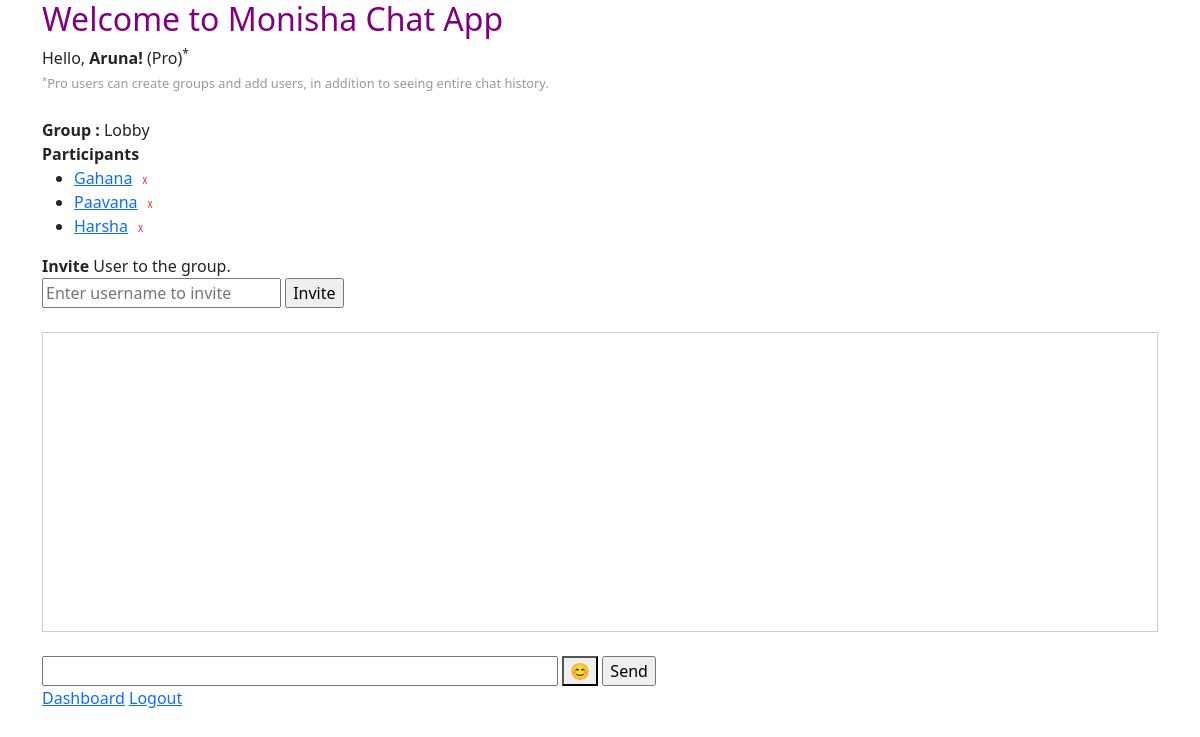
The page /chat/room/?room_name=Lobby (signed in) on the database its author committed.
### users/models.py (models this page shows)
class User(AbstractUser):
    USER_TYPE = (
        ('basic', 'Basic User'),
        ('pro', 'Pro User'),
    )
    user_type = models.CharField(max_length=10, choices=USER_TYPE, default='basic')

### chat/models.py (models this page shows, shortened)
class Room(models.Model):
    name = models.CharField(max_length=100, unique=True)
    users = models.ManyToManyField(settings.AUTH_USER_MODEL, related_name='rooms', blank=True)

### chat/views.py (the view)
# urls.py: path("room/", views.room, name="room"),  # Remove the room_name parameter
def room(request):
    room_name = request.GET.get('room_name')
    try:
        room = Room.objects.get(name=room_name)
    except Room.DoesNotExist:
        messages.error(request, f"{room_name} does not exist.")
        return redirect('chat:index')
    if request.user not in room.users.all():
        messages.error(request, "You do not have access to this room.")
        return redirect('chat:index')
    participants = room.users.exclude(username=request.user.username)
    emoji_list = ['😀', '😂', '❤️', '👍', '🎉', '😎', '🥳', '😢', '🔥', '🎈']
    return render(request, "chat/room.html", {
        "room_name": room_name,
        "participants": participants,
        'emoji_list': emoji_list,
    })

### chat/templates/chat/room.html (shortened to what this page needs)
{% extends 'base.html' %}
{% block content %}
    {% if user.is_authenticated %}
        Hello, <b>{{ user.username|capfirst|default:'Guest' }}!</b>
        {% if user.user_type == 'pro' %}
            (Pro)<sup>*</sup>
        {% else %}
            (Basic)<sup>*</sup>
        {% endif %}
        <br>
        <span style="color: #999; font-size: 0.8em;"><sup>*</sup>Pro users can create groups and add users, in addition to seeing entire chat history.</span><br><br>
        <b>Group :</b> {{room_name|capfirst}}<br>
        <b>Participants</b>
        <ul id="participant-list">
            {% for participant in participants %}
                <li>
                    <a href="{% url 'chat:direct_messages' %}?receiver={{ participant }}">{{ participant|capfirst }}</a>
                    {% if user.user_type == 'pro' and participant != request.user %}
                        <form action="{% url 'chat:remove_user_from_room' room_name participant.username %}" method="POST" style="display:inline;" onsubmit="return confirmDelete();">
                            <input type="submit" value="X" style="color: red; background: none; border: none; cursor: pointer; font-size: 0.5em;">
                        </form>
                    {% endif %}
                </li>
            {% empty %}
                <li>No other participants.</li>
            {% endfor %}
        </ul>
        {% if user.user_type == 'pro' %}
        <b>Invite</b> User to the group.
        <form method="POST" action="{% url 'chat:invite_to_room' room_name %}">
            <input type="text" name="username" placeholder="Enter username to invite" required>
            <input type="submit" value="Invite">
        </form>
        {% endif %}
        <br>
        <div>
            <div id="chat-log" style="border: 1px solid #ccc; padding: 10px; height: 300px; overflow-y: auto;"></div><br>
            <div class="chat-input-container">
                <input id="chat-message-input" type="text" size="50">
                <button id="emoji-button" style="font-size: 1.0em;">😊</button>
                <input id="chat-message-submit" type="button" value="Send">
            </div>
        </div>
        <a href="{% url 'users:dashboard' %}">Dashboard</a>
        <a href="#" onclick="logout()">Logout</a>&nbsp;
    {% else %}
        <h5>You can access this page only if you are logged in.</h5>
        <a href="{% url 'users:dashboard' %}">Dashboard</a>
    {% endif %}
{% endblock %}

### rows shown on the page
User: username "Aruna"
Room: name "Lobby"
User: username "Gahana"
User: username "Paavana"
User: username "Harsha"
